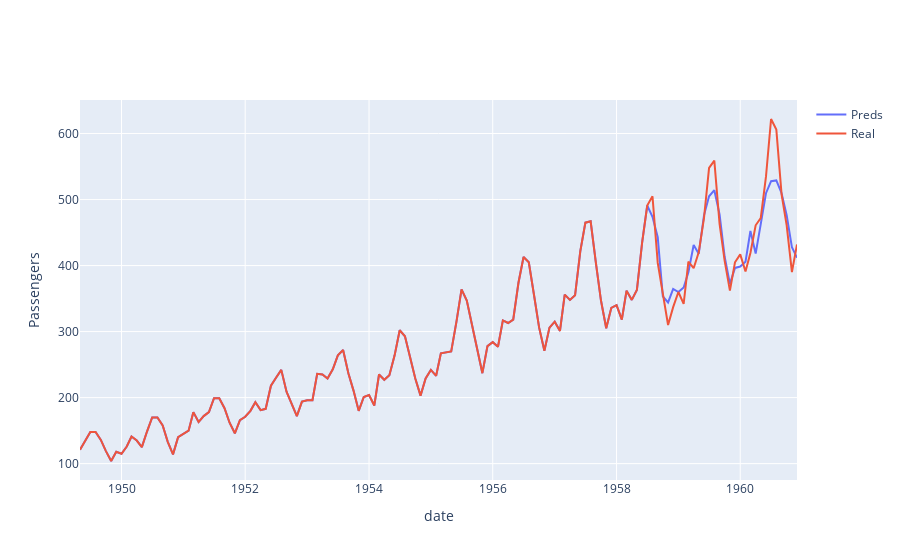

Source (notebook cell):
### Code cell
g1=np.array(list(y_train)+list(y_test))+np.array(trend[window_size:])
g2=np.array(list(y_train)+list(tuned_preds))+np.array(trend[window_size:])
xaxistime=train_xaxis.to_list()+test_xaxis.to_list()
fig=go.Figure()
fig.add_trace(go.Scatter(x=xaxistime,y=g2,mode='lines',name='Preds'))
fig.add_trace(go.Scatter(x=xaxistime,y=g1,mode='lines',name='Real'))
fig.update_xaxes(title='date')
fig.update_yaxes(title='Passengers')
fig.show()

### Figure 1 — Plotly figure (JSON) as saved in the notebook; plotly's stock layout.template omitted (floating-point values rounded to 4 significant figures; data arrays with more than 128 entries replaced by an {"elided": "..."} marker saying what was removed)
{"data": [{"mode": "lines", "name": "Preds", "type": "scatter", "x": {"elided": "140 str values"}, "y": {"elided": "140 float values"}}, {"mode": "lines", "name": "Real", "type": "scatter", "x": {"elided": "140 str values"}, "y": {"elided": "140 int values"}}], "layout": {"xaxis": {"title": {"text": "date"}}, "yaxis": {"title": {"text": "Passengers"}}}}
